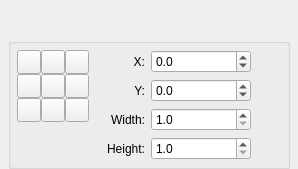
         <widget class="QWidget" name="TransformWidget">
          <layout class="QVBoxLayout" name="transformOuter">
           <item>
            <widget class="QWidget" name="widget">
             <layout class="QHBoxLayout" name="buttonLayout">
              <property name="leftMargin">
               <number>0</number>
              </property>
              <property name="topMargin">
               <number>0</number>
              </property>
              <property name="rightMargin">
               <number>0</number>
              </property>
              <property name="bottomMargin">
               <number>0</number>
              </property>
              <item>
               <widget class="QToolButton" name="toolButtonMirrorVertical">
                <property name="toolTip">
                 <string>Mirror Vertical</string>
                </property>
                <property name="autoRaise">
                 <bool>true</bool>
                </property>
                <property name="minimumSize">
                 <size>
                  <width>24</width>
                  <height>24</height>
                 </size>
                </property>
                <property name="maximumSize">
                 <size>
                  <width>24</width>
                  <height>24</height>
                 </size>
                </property>
                <property name="iconSize">
                 <size>
                  <width>16</width>
                  <height>16</height>
                 </size>
                </property>
                <property name="focusPolicy">
                 <enum>Qt::NoFocus</enum>
                </property>
                <property name="layoutIcon" stdset="0">
                 <bool>true</bool>
                </property>
               </widget>
              </item>
              <item>
               <widget class="QToolButton" name="toolButtonMirrorHorizontal">
                <property name="toolTip">
                 <string>Mirror Horizontal</string>
                </property>
                <property name="autoRaise">
                 <bool>true</bool>
                </property>
                <property name="minimumSize">
                 <size>
                  <width>24</width>
                  <height>24</height>
                 </size>
                </property>
                <property name="maximumSize">
                 <size>
                  <width>24</width>
                  <height>24</height>
                 </size>
                </property>
                <property name="iconSize">
                 <size>
                  <width>16</width>
                  <height>16</height>
                 </size>
                </property>
                <property name="focusPolicy">
                 <enum>Qt::NoFocus</enum>
                </property>
                <property name="layoutIcon" stdset="0">
                 <bool>true</bool>
                </property>
               </widget>
              </item>
              <item>
               <spacer name="orientationPairSpacer">
                <property name="orientation">
                 <enum>Qt::Horizontal</enum>
                </property>
                <property name="sizeType">
                 <enum>QSizePolicy::Fixed</enum>
                </property>
                <property name="sizeHint">
                 <size>
                  <width>10</width>
                  <height>20</height>
                 </size>
                </property>
               </spacer>
              </item>
              <item>
               <widget class="QToolButton" name="toolButtonCounterClockWise">
                <property name="toolTip">
                 <string>Rotate 90 Degrees Counter Clockwise</string>
                </property>
                <property name="autoRaise">
                 <bool>true</bool>
                </property>
                <property name="minimumSize">
                 <size>
                  <width>24</width>
                  <height>24</height>
                 </size>
                </property>
                <property name="maximumSize">
                 <size>
                  <width>24</width>
                  <height>24</height>
                 </size>
                </property>
                <property name="iconSize">
                 <size>
                  <width>16</width>
                  <height>16</height>
                 </size>
                </property>
                <property name="focusPolicy">
                 <enum>Qt::NoFocus</enum>
                </property>
                <property name="layoutIcon" stdset="0">
                 <bool>true</bool>
                </property>
               </widget>
              </item>
              <item>
               <widget class="QToolButton" name="toolButtonClockWise">
                <property name="toolTip">
                 <string>Rotate 90 Degrees Clockwise</string>
                </property>
                <property name="autoRaise">
                 <bool>true</bool>
                </property>
                <property name="minimumSize">
                 <size>
                  <width>24</width>
                  <height>24</height>
                 </size>
                </property>
                <property name="maximumSize">
                 <size>
                  <width>24</width>
                  <height>24</height>
                 </size>
                </property>
                <property name="iconSize">
                 <size>
                  <width>16</width>
                  <height>16</height>
                 </size>
                </property>
                <property name="focusPolicy">
                 <enum>Qt::NoFocus</enum>
                </property>
                <property name="layoutIcon" stdset="0">
                 <bool>true</bool>
                </property>
               </widget>
              </item>
              <property name="spacing">
               <number>0</number>
              </property>
              <item>
               <spacer name="orientationEndSpacer">
                <property name="orientation">
                 <enum>Qt::Horizontal</enum>
                </property>
                <property name="sizeType">
                 <enum>QSizePolicy::Expanding</enum>
                </property>
                <property name="sizeHint">
                 <size>
                  <width>20</width>
                  <height>20</height>
                 </size>
                </property>
               </spacer>
              </item>
             </layout>
            </widget>
           </item>
           <item>
            <widget class="QGroupBox" name="groupBoxAlignment">
             <property name="title">
              <string notr="true" />
             </property>
             <layout class="QGridLayout" name="transformGrid">
              <item row="0" column="0">
               <widget class="QWidget" name="widgetDirection">
                <layout class="QGridLayout" name="directionGrid">
                 <item row="0" column="0">
                  <widget class="QToolButton" name="directionTopLeft">
                   <property name="checkable">
                    <bool>true</bool>
                   </property>
                   <property name="direction" stdset="0">
                    <number>0</number>
                   </property>
                   <property name="minimumSize">
                    <size>
                     <width>24</width>
                     <height>24</height>
                    </size>
                   </property>
                   <property name="maximumSize">
                    <size>
                     <width>24</width>
                     <height>24</height>
                    </size>
                   </property>
                   <property name="focusPolicy">
                    <enum>Qt::NoFocus</enum>
                   </property>
                   <property name="iconSize">
                    <size>
                     <width>16</width>
                     <height>16</height>
                    </size>
                   </property>
                   <property name="layoutIcon" stdset="0">
                    <bool>true</bool>
                   </property>
                  </widget>
                 </item>
                 <item row="0" column="1">
                  <widget class="QToolButton" name="directionTop">
                   <property name="checkable">
                    <bool>true</bool>
                   </property>
                   <property name="direction" stdset="0">
                    <number>1</number>
                   </property>
                   <property name="minimumSize">
                    <size>
                     <width>24</width>
                     <height>24</height>
                    </size>
                   </property>
                   <property name="maximumSize">
                    <size>
                     <width>24</width>
                     <height>24</height>
                    </size>
                   </property>
                   <property name="focusPolicy">
                    <enum>Qt::NoFocus</enum>
                   </property>
                   <property name="iconSize">
                    <size>
                     <width>16</width>
                     <height>16</height>
                    </size>
                   </property>
                   <property name="layoutIcon" stdset="0">
                    <bool>true</bool>
                   </property>
                  </widget>
                 </item>
                 <item row="0" column="2">
                  <widget class="QToolButton" name="directionTopRight">
                   <property name="checkable">
                    <bool>true</bool>
                   </property>
                   <property name="direction" stdset="0">
                    <number>2</number>
                   </property>
                   <property name="minimumSize">
                    <size>
                     <width>24</width>
                     <height>24</height>
                    </size>
                   </property>
                   <property name="maximumSize">
                    <size>
                     <width>24</width>
                     <height>24</height>
                    </size>
                   </property>
                   <property name="focusPolicy">
                    <enum>Qt::NoFocus</enum>
                   </property>
                   <property name="iconSize">
                    <size>
                     <width>16</width>
                     <height>16</height>
                    </size>
                   </property>
                   <property name="layoutIcon" stdset="0">
                    <bool>true</bool>
                   </property>
                  </widget>
                 </item>
                 <item row="1" column="0">
                  <widget class="QToolButton" name="directionLeft">
                   <property name="checkable">
                    <bool>true</bool>
                   </property>
                   <property name="direction" stdset="0">
                    <number>3</number>
                   </property>
                   <property name="minimumSize">
                    <size>
                     <width>24</width>
                     <height>24</height>
                    </size>
                   </property>
                   <property name="maximumSize">
                    <size>
                     <width>24</width>
                     <height>24</height>
                    </size>
                   </property>
                   <property name="focusPolicy">
                    <enum>Qt::NoFocus</enum>
                   </property>
                   <property name="iconSize">
                    <size>
                     <width>16</width>
                     <height>16</height>
                    </size>
                   </property>
                   <property name="layoutIcon" stdset="0">
                    <bool>true</bool>
                   </property>
                  </widget>
                 </item>
                 <item row="1" column="1">
                  <widget class="QToolButton" name="directionCenter">
                   <property name="checkable">
                    <bool>true</bool>
                   </property>
                   <property name="direction" stdset="0">
                    <number>4</number>
                   </property>
                   <property name="minimumSize">
                    <size>
                     <width>24</width>
                     <height>24</height>
                    </size>
                   </property>
                   <property name="maximumSize">
                    <size>
                     <width>24</width>
                     <height>24</height>
                    </size>
                   </property>
                   <property name="focusPolicy">
                    <enum>Qt::NoFocus</enum>
                   </property>
                   <property name="iconSize">
                    <size>
                     <width>16</width>
                     <height>16</height>
                    </size>
                   </property>
                   <property name="layoutIcon" stdset="0">
                    <bool>true</bool>
                   </property>
                  </widget>
                 </item>
                 <item row="1" column="2">
                  <widget class="QToolButton" name="directionRight">
                   <property name="checkable">
                    <bool>true</bool>
                   </property>
                   <property name="direction" stdset="0">
                    <number>5</number>
                   </property>
                   <property name="minimumSize">
                    <size>
                     <width>24</width>
                     <height>24</height>
                    </size>
                   </property>
                   <property name="maximumSize">
                    <size>
                     <width>24</width>
                     <height>24</height>
                    </size>
                   </property>
                   <property name="focusPolicy">
                    <enum>Qt::NoFocus</enum>
                   </property>
                   <property name="iconSize">
                    <size>
                     <width>16</width>
                     <height>16</height>
                    </size>
                   </property>
                   <property name="layoutIcon" stdset="0">
                    <bool>true</bool>
                   </property>
                  </widget>
                 </item>
                 <item row="2" column="0">
                  <widget class="QToolButton" name="directionBottomLeft">
                   <property name="checkable">
                    <bool>true</bool>
                   </property>
                   <property name="direction" stdset="0">
                    <number>6</number>
                   </property>
                   <property name="minimumSize">
                    <size>
                     <width>24</width>
                     <height>24</height>
                    </size>
                   </property>
                   <property name="maximumSize">
                    <size>
                     <width>24</width>
                     <height>24</height>
                    </size>
                   </property>
                   <property name="focusPolicy">
                    <enum>Qt::NoFocus</enum>
                   </property>
                   <property name="iconSize">
                    <size>
                     <width>16</width>
                     <height>16</height>
                    </size>
                   </property>
                   <property name="layoutIcon" stdset="0">
                    <bool>true</bool>
                   </property>
                  </widget>
                 </item>
                 <item row="2" column="1">
                  <widget class="QToolButton" name="directionBottom">
                   <property name="checkable">
                    <bool>true</bool>
                   </property>
                   <property name="direction" stdset="0">
                    <number>7</number>
                   </property>
                   <property name="minimumSize">
                    <size>
                     <width>24</width>
                     <height>24</height>
                    </size>
                   </property>
                   <property name="maximumSize">
                    <size>
                     <width>24</width>
                     <height>24</height>
                    </size>
                   </property>
                   <property name="focusPolicy">
                    <enum>Qt::NoFocus</enum>
                   </property>
                   <property name="iconSize">
                    <size>
                     <width>16</width>
                     <height>16</height>
                    </size>
                   </property>
                   <property name="layoutIcon" stdset="0">
                    <bool>true</bool>
                   </property>
                  </widget>
                 </item>
                 <item row="2" column="2">
                  <widget class="QToolButton" name="directionBottomRight">
                   <property name="checkable">
                    <bool>true</bool>
                   </property>
                   <property name="direction" stdset="0">
                    <number>8</number>
                   </property>
                   <property name="minimumSize">
                    <size>
                     <width>24</width>
                     <height>24</height>
                    </size>
                   </property>
                   <property name="maximumSize">
                    <size>
                     <width>24</width>
                     <height>24</height>
                    </size>
                   </property>
                   <property name="focusPolicy">
                    <enum>Qt::NoFocus</enum>
                   </property>
                   <property name="iconSize">
                    <size>
                     <width>16</width>
                     <height>16</height>
                    </size>
                   </property>
                   <property name="layoutIcon" stdset="0">
                    <bool>true</bool>
                   </property>
                  </widget>
                 </item>
                 <property name="spacing">
                  <number>0</number>
                 </property>
                 <property name="leftMargin">
                  <number>0</number>
                 </property>
                 <property name="topMargin">
                  <number>0</number>
                 </property>
                 <property name="rightMargin">
                  <number>0</number>
                 </property>
                 <property name="bottomMargin">
                  <number>0</number>
                 </property>
                 <item row="3" column="0" colspan="3">
                  <spacer name="directionBottomSpacer">
                   <property name="orientation">
                    <enum>Qt::Vertical</enum>
                   </property>
                   <property name="sizeType">
                    <enum>QSizePolicy::Expanding</enum>
                   </property>
                   <property name="sizeHint">
                    <size>
                     <width>0</width>
                     <height>0</height>
                    </size>
                   </property>
                  </spacer>
                 </item>
                </layout>
                <property name="minimumSize">
                 <size>
                  <width>72</width>
                  <height>72</height>
                 </size>
                </property>
                <property name="maximumSize">
                 <size>
                  <width>72</width>
                  <height>16777215</height>
                 </size>
                </property>
               </widget>
              </item>
              <property name="leftMargin">
               <number>6</number>
              </property>
              <property name="topMargin">
               <number>6</number>
              </property>
              <property name="rightMargin">
               <number>6</number>
              </property>
              <property name="bottomMargin">
               <number>6</number>
              </property>
              <property name="horizontalSpacing">
               <number>6</number>
              </property>
              <property name="verticalSpacing">
               <number>6</number>
              </property>
              <item row="0" column="1">
               <spacer name="transformMiddleSpacer">
                <property name="orientation">
                 <enum>Qt::Horizontal</enum>
                </property>
                <property name="sizeType">
                 <enum>QSizePolicy::Expanding</enum>
                </property>
                <property name="sizeHint">
                 <size>
                  <width>12</width>
                  <height>20</height>
                 </size>
                </property>
               </spacer>
              </item>
              <item row="0" column="2">
               <layout class="QGridLayout" name="transformNumericGrid">
                <property name="spacing">
                 <number>6</number>
                </property>
                <item row="0" column="0">
                 <widget class="QLabel" name="label">
                  <property name="text">
                   <string>X:</string>
                  </property>
                  <property name="alignment">
                   <set>Qt::AlignRight|Qt::AlignVCenter</set>
                  </property>
                 </widget>
                </item>
                <item row="0" column="1">
                 <widget class="QDoubleSpinBox" name="spinBoxX">
                  <property name="decimals">
                   <number>1</number>
                  </property>
                  <property name="minimum">
                   <double>-100000.000000000000000</double>
                  </property>
                  <property name="maximum">
                   <double>100000.000000000000000</double>
                  </property>
                  <property name="singleStep">
                   <double>1.000000000000000</double>
                  </property>
                  <property name="minimumSize">
                   <size>
                    <width>100</width>
                    <height>22</height>
                   </size>
                  </property>
                  <property name="keyboardTracking">
                   <bool>false</bool>
                  </property>
                 </widget>
                </item>
                <item row="1" column="0">
                 <widget class="QLabel" name="label_2">
                  <property name="text">
                   <string>Y:</string>
                  </property>
                  <property name="alignment">
                   <set>Qt::AlignRight|Qt::AlignVCenter</set>
                  </property>
                 </widget>
                </item>
                <item row="1" column="1">
                 <widget class="QDoubleSpinBox" name="spinBoxY">
                  <property name="decimals">
                   <number>1</number>
                  </property>
                  <property name="minimum">
                   <double>-100000.000000000000000</double>
                  </property>
                  <property name="maximum">
                   <double>100000.000000000000000</double>
                  </property>
                  <property name="singleStep">
                   <double>1.000000000000000</double>
                  </property>
                  <property name="minimumSize">
                   <size>
                    <width>100</width>
                    <height>22</height>
                   </size>
                  </property>
                  <property name="keyboardTracking">
                   <bool>false</bool>
                  </property>
                 </widget>
                </item>
                <item row="2" column="0">
                 <widget class="QLabel" name="label_3">
                  <property name="text">
                   <string>Width:</string>
                  </property>
                  <property name="alignment">
                   <set>Qt::AlignRight|Qt::AlignVCenter</set>
                  </property>
                 </widget>
                </item>
                <item row="2" column="1">
                 <widget class="QDoubleSpinBox" name="spinBoxWidth">
                  <property name="decimals">
                   <number>1</number>
                  </property>
                  <property name="maximum">
                   <double>100000.000000000000000</double>
                  </property>
                  <property name="singleStep">
                   <double>1.000000000000000</double>
                  </property>
                  <property name="minimumSize">
                   <size>
                    <width>100</width>
                    <height>22</height>
                   </size>
                  </property>
                  <property name="keyboardTracking">
                   <bool>false</bool>
                  </property>
                  <property name="minimum">
                   <double>1.000000000000000</double>
                  </property>
                 </widget>
                </item>
                <item row="3" column="0">
                 <widget class="QLabel" name="label_4">
                  <property name="text">
                   <string>Height:</string>
                  </property>
                  <property name="alignment">
                   <set>Qt::AlignRight|Qt::AlignVCenter</set>
                  </property>
                 </widget>
                </item>
                <item row="3" column="1">
                 <widget class="QDoubleSpinBox" name="spinBoxHeight">
                  <property name="decimals">
                   <number>1</number>
                  </property>
                  <property name="maximum">
                   <double>100000.000000000000000</double>
                  </property>
                  <property name="singleStep">
                   <double>1.000000000000000</double>
                  </property>
                  <property name="minimumSize">
                   <size>
                    <width>100</width>
                    <height>22</height>
                   </size>
                  </property>
                  <property name="keyboardTracking">
                   <bool>false</bool>
                  </property>
                  <property name="minimum">
                   <double>1.000000000000000</double>
                  </property>
                 </widget>
                </item>
                <item row="2" column="2" rowspan="2">
                 <widget class="QToolButton" name="toolButtonScaleLinked">
                  <property name="toolTip">
                   <string>Keep width and height in proportion</string>
                  </property>
                  <property name="autoRaise">
                   <bool>true</bool>
                  </property>
                  <property name="checkable">
                   <bool>true</bool>
                  </property>
                  <property name="special-style" stdset="0">
                   <string notr="true">property-scale-linked</string>
                  </property>
                  <property name="minimumSize">
                   <size>
                    <width>24</width>
                    <height>24</height>
                   </size>
                  </property>
                  <property name="maximumSize">
                   <size>
                    <width>24</width>
                    <height>24</height>
                   </size>
                  </property>
                  <property name="iconSize">
                   <size>
                    <width>16</width>
                    <height>16</height>
                   </size>
                  </property>
                  <property name="focusPolicy">
                   <enum>Qt::NoFocus</enum>
                  </property>
                  <property name="layoutIcon" stdset="0">
                   <bool>true</bool>
                  </property>
                 </widget>
                </item>
               </layout>
              </item>
             </layout>
            </widget>
           </item>
           <property name="spacing">
            <number>6</number>
           </property>
           <property name="leftMargin">
            <number>8</number>
           </property>
           <property name="topMargin">
            <number>8</number>
           </property>
           <property name="rightMargin">
            <number>8</number>
           </property>
           <property name="bottomMargin">
            <number>0</number>
           </property>
          </layout>
         </widget>
